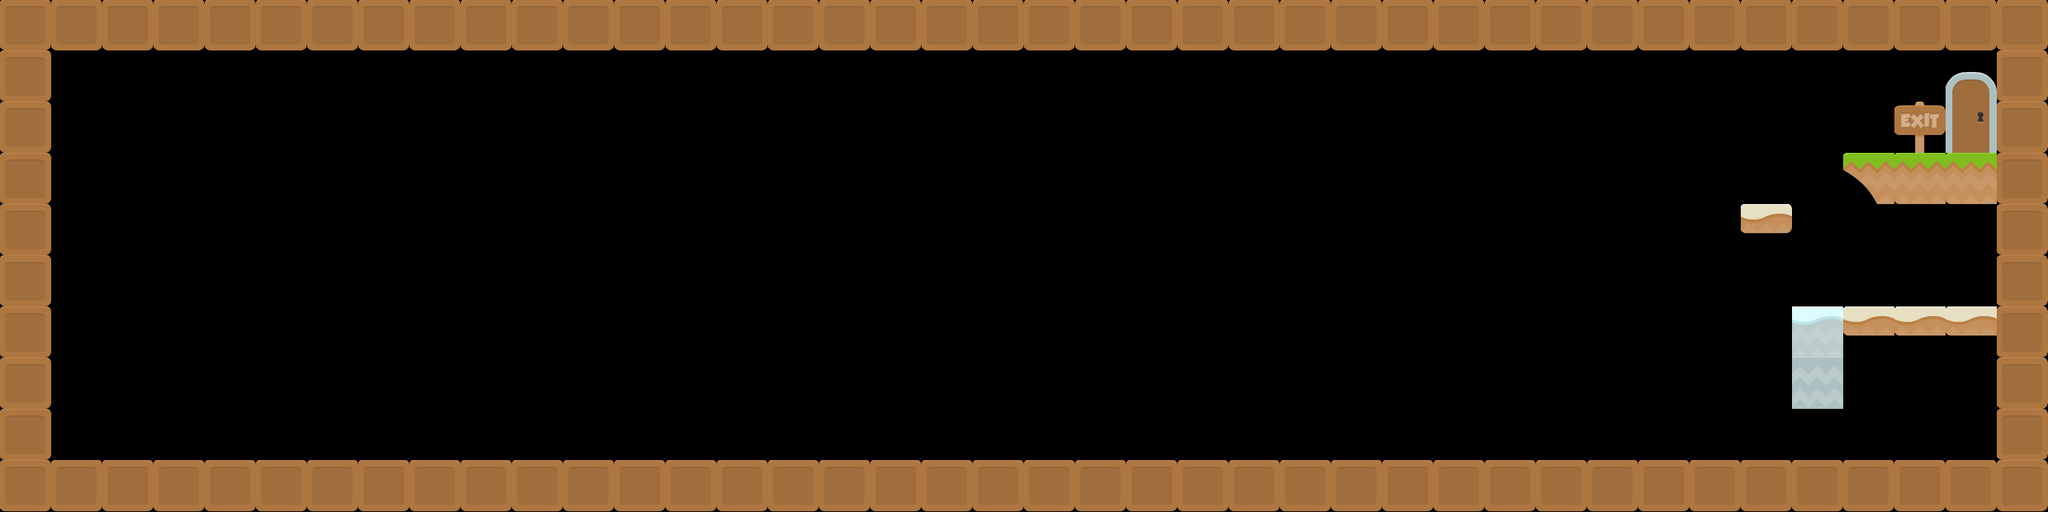

A level layout from a 2D game, rendered from its tile map. Below: a short description, then the map file with tile-grid data replaced by summaries:
An orthogonal 40x10 tile map with 69x69 px tiles, 1 tile layer (graphics) and 72 objects.

<map version="1.2" tiledversion="1.3.3" orientation="orthogonal" renderorder="right-down" width="40" height="10" tilewidth="69" tileheight="69" infinite="0" nextlayerid="17" nextobjectid="312">
 <tileset firstgid="1" source="tiles_spritesheet.tsx" />
 <layer id="1" name="graphics" width="40" height="10">
  <data>[400 cells, 108 non-empty, 10 distinct tile ids]</data>
 </layer>
 <objectgroup id="2" name="ground">
  <object id="1" x="69.3333" y="619.334" width="2621.92" height="68.6667" />
  <object id="2" x="2691.67" y="67.2916" width="67.1212" height="551.375" />
  <object id="3" x="-1.33333" y="69.3333" width="69.3333" height="550.666" />
  <object id="4" x="68" y="0" width="2624.79" height="67.9583" />
  <object id="10" x="2483.34" y="206.167" width="208.333" height="25.1667" />
  <object id="36" x="2528.67" y="232" width="163.333" height="44.5" />
  <object id="38" x="2485.4" y="231.273" width="1.27273" height="1.09091" />
  <object id="39" x="2486.85" y="232.364" width="1.27273" height="1.09091" />
  <object id="40" x="2488.49" y="233.636" width="1.09091" height="1.09091" />
  <object id="41" x="2489.76" y="234.545" width="1.09091" height="1.09091" />
  <object id="42" x="2491.76" y="235.818" width="1.09091" height="1.27273" />
  <object id="43" x="2494.12" y="237.636" width="1.09091" height="1.09091" />
  <object id="44" x="2527.58" y="274" width="0.545455" height="1.27273" />
  <object id="45" x="2526.31" y="272" width="0.545455" height="1.09091" />
  <object id="46" x="2523.94" y="268.545" width="0.909091" height="1.27273" />
  <object id="47" x="2521.4" y="264.545" width="0.727273" height="1.27273" />
  <object id="48" x="2518.85" y="261.091" width="1.09091" height="0.909091" />
  <object id="49" x="2516.12" y="257.455" width="0.727273" height="1.09091" />
  <object id="50" x="2513.76" y="254" width="0.363636" height="1.09091" />
  <object id="51" x="2510.12" y="250.364" width="0.727273" height="0.727273" />
  <object id="52" x="2506.49" y="247.091" width="0.727273" height="0.909091" />
  <object id="53" x="2503.4" y="244.545" width="0.909091" height="1.09091" />
  <object id="54" x="2500.49" y="242.364" width="0.727273" height="0.727273" />
  <object id="55" x="2497.4" y="239.818" width="1.27273" height="0.909091" />
  <object id="85" x="2415" y="413" width="276.667" height="41" />
  <object id="94" x="2415.34" y="454" width="68.6666" height="97.6667" />
  <object id="174" x="2346" y="275.333" width="68.6667" height="38" />
 </objectgroup>
 <objectgroup id="16" name="player">
  <object id="263" x="202" y="136" />
 </objectgroup>
 <objectgroup id="4" name="enemyBlocker">
  <object id="68" x="2483.67" y="199.5" height="9" />
  <object id="74" x="2687.03" y="188.545" width="1.13636" height="17" />
  <object id="87" x="2487.45" y="611.206" width="0.988248" height="8.89423" />
  <object id="88" x="2685.48" y="608.817" width="0.741186" height="10.3766" />
  <object id="191" x="2403.69" y="610.557" />
  <object id="192" x="73.3333" y="609.333" />
 </objectgroup>
 <objectgroup id="3" name="enemy">
  <object id="75" x="2568.67" y="152.667" width="29.3333" height="28" />
  <object id="248" x="2579" y="581">
   <properties>
    <property name="snailwalk" type="int" value="0" />
   </properties>
  </object>
  <object id="264" x="892" y="478">
   <properties>
    <property name="opposum" type="int" value="0" />
   </properties>
  </object>
  <object id="265" x="551.045" y="310.682">
   <properties>
    <property name="eagle" type="int" value="0" />
   </properties>
  </object>
  <object id="270" x="825.928" y="311.96">
   <properties>
    <property name="eagle" type="int" value="0" />
   </properties>
  </object>
  <object id="271" x="1066.29" y="311.96">
   <properties>
    <property name="eagle" type="int" value="0" />
   </properties>
  </object>
  <object id="272" x="1306.65" y="311.96">
   <properties>
    <property name="eagle" type="int" value="0" />
   </properties>
  </object>
  <object id="273" x="1547.02" y="311.96">
   <properties>
    <property name="eagle" type="int" value="0" />
   </properties>
  </object>
  <object id="274" x="1787.38" y="311.96">
   <properties>
    <property name="eagle" type="int" value="0" />
   </properties>
  </object>
  <object id="275" x="2027.74" y="311.96">
   <properties>
    <property name="eagle" type="int" value="0" />
   </properties>
  </object>
  <object id="276" x="549.766" y="158.537">
   <properties>
    <property name="eagle" type="int" value="0" />
   </properties>
  </object>
  <object id="277" x="824.649" y="158.537">
   <properties>
    <property name="eagle" type="int" value="0" />
   </properties>
  </object>
  <object id="278" x="1065.01" y="158.537">
   <properties>
    <property name="eagle" type="int" value="0" />
   </properties>
  </object>
  <object id="279" x="1305.38" y="158.537">
   <properties>
    <property name="eagle" type="int" value="0" />
   </properties>
  </object>
  <object id="280" x="1545.74" y="158.537">
   <properties>
    <property name="eagle" type="int" value="0" />
   </properties>
  </object>
  <object id="281" x="1786.1" y="158.537">
   <properties>
    <property name="eagle" type="int" value="0" />
   </properties>
  </object>
  <object id="282" x="2026.46" y="158.537">
   <properties>
    <property name="eagle" type="int" value="0" />
   </properties>
  </object>
  <object id="283" x="1100.81" y="480.726">
   <properties>
    <property name="opposum" type="int" value="0" />
   </properties>
  </object>
  <object id="284" x="1309.21" y="480.726">
   <properties>
    <property name="opposum" type="int" value="0" />
   </properties>
  </object>
  <object id="285" x="1516.33" y="483.283">
   <properties>
    <property name="opposum" type="int" value="0" />
   </properties>
  </object>
  <object id="286" x="1724.73" y="480.726">
   <properties>
    <property name="opposum" type="int" value="0" />
   </properties>
  </object>
  <object id="287" x="1931.85" y="480.726">
   <properties>
    <property name="opposum" type="int" value="0" />
   </properties>
  </object>
  <object id="288" x="689.126" y="480.726">
   <properties>
    <property name="opposum" type="int" value="0" />
   </properties>
  </object>
  <object id="289" x="411.685" y="549.766">
   <properties>
    <property name="eagle" type="int" value="0" />
   </properties>
  </object>
 </objectgroup>
 <objectgroup id="10" name="saw" />
 <objectgroup id="9" name="object">
  <object id="115" x="2649.67" y="165" width="4" height="41">
   <properties>
    <property name="maingate" type="int" value="0" />
   </properties>
  </object>
  <object id="245" x="2415.33" y="551.333" width="69" height="69">
   <properties>
    <property name="simplegate" type="int" value="0" />
   </properties>
  </object>
 </objectgroup>
 <objectgroup id="15" name="items">
  <object id="300" x="688" y="550">
   <properties>
    <property name="diamond" type="int" value="0" />
   </properties>
  </object>
  <object id="301" x="836" y="550">
   <properties>
    <property name="diamond" type="int" value="0" />
   </properties>
  </object>
  <object id="302" x="984" y="550">
   <properties>
    <property name="diamond" type="int" value="0" />
   </properties>
  </object>
  <object id="303" x="1132" y="550">
   <properties>
    <property name="diamond" type="int" value="0" />
   </properties>
  </object>
  <object id="304" x="1280" y="550">
   <properties>
    <property name="diamond" type="int" value="0" />
   </properties>
  </object>
  <object id="305" x="1428" y="550">
   <properties>
    <property name="diamond" type="int" value="0" />
   </properties>
  </object>
  <object id="306" x="1576" y="550">
   <properties>
    <property name="diamond" type="int" value="0" />
   </properties>
  </object>
  </objectgroup>
 <objectgroup id="12" name="platform" />
</map>
<!-- 5 of 72 objects omitted -->
